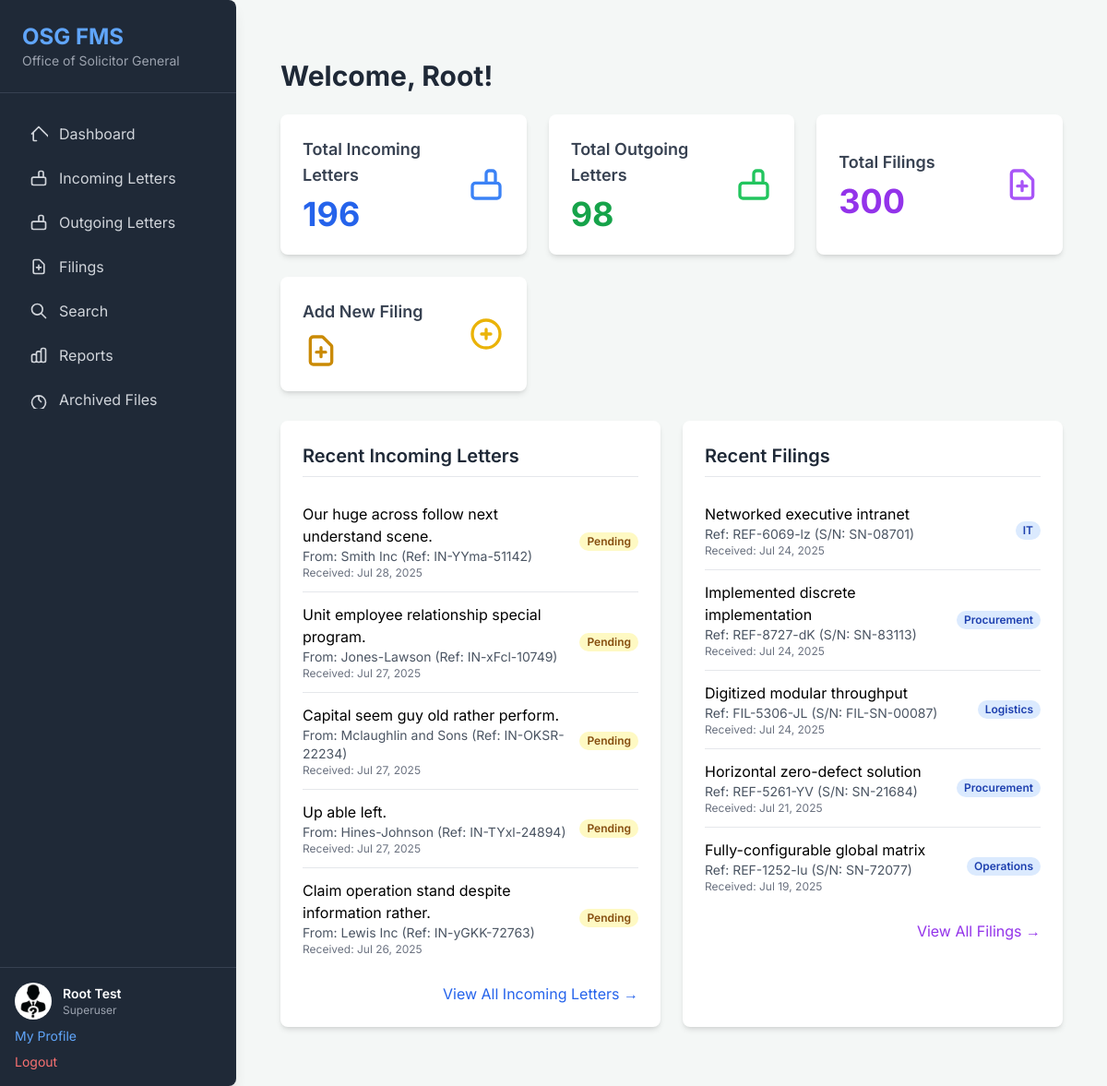
Page /file-manager/ (signed in) on the earlier database version.
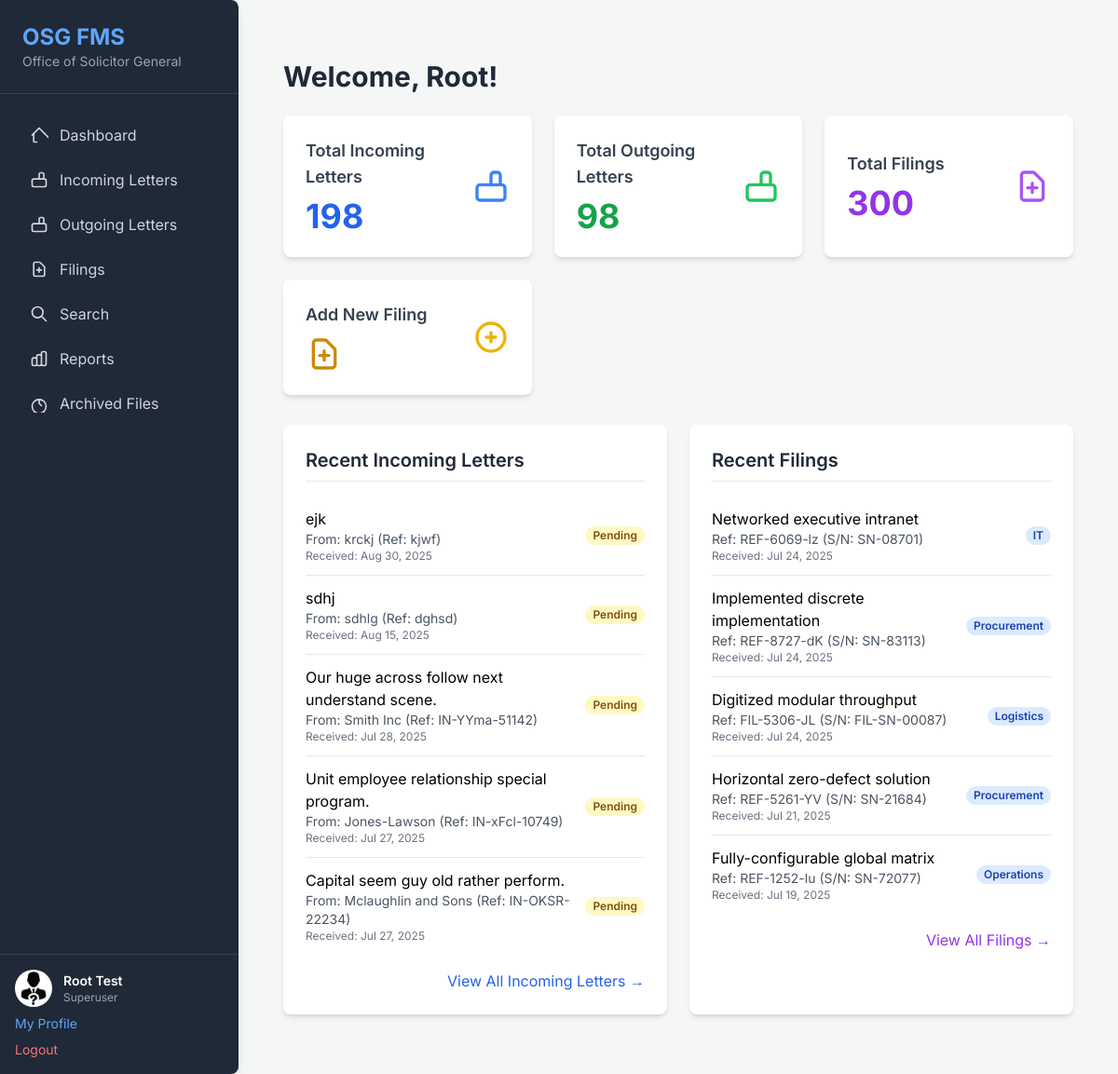
Same page on the later database version.
### osg_project/file_manager_app/models.py (models this page shows, shortened)
class IncomingLetter(models.Model):
    received_date = models.DateField(
        default=timezone.now,
        verbose_name="Date Received",
        help_text="The date the letter was received by the office."
    )
    serial_number = models.CharField(
        max_length=50,
        unique=True, # Assuming serial number should be unique for incoming letters
        verbose_name="Serial No.",
        help_text="Unique serial number assigned upon receipt."
    )
    date_of_letter = models.DateField(
        verbose_name="Date of Letter",
        help_text="The date written on the letter itself."
    )
    reference = models.CharField(
        max_length=100,
        unique=True, # Assuming reference should be unique
        verbose_name="Reference No.",
        help_text="The reference number of the incoming letter."
    )
    subject = models.CharField(
        max_length=255,
        verbose_name="Subject",
        help_text="The subject line of the letter."
    )
    author = models.CharField(
        max_length=100,
        verbose_name="Author/Sender",
        help_text="The name of the person or entity who sent the letter."
    )
    receiving_officer = models.ForeignKey(
        User,
        on_delete=models.SET_NULL, # If user is deleted, set to null
        null=True,
        blank=True, # Allow to be blank initially if assigned later
        related_name='incoming_letters_received',
        verbose_name="Receiving Officer",
        help_text="The officer responsible for handling this letter."
    )
    remarks = models.TextField(
        verbose_name="Remarks",
        blank=True,
        help_text="Any additional remarks or notes about the letter."
    )
    scanned_copy = models.FileField(
        upload_to='incoming_letters_scans/',
        verbose_name="Scanned Copy (PDF)",
        blank=True,
        null=True,
        validators=[validate_pdf],
        help_text="Upload a scanned PDF copy of the incoming letter (Max 5MB)."
    )
    signed_by = models.ForeignKey(
        User,
        on_delete=models.SET_NULL,
        null=True,
        blank=True,
        related_name='incoming_letters_signed',
        help_text="The user who signed off on this letter's action."
    )
    signed_at = models.DateField(
        blank=True,
        null=True,
        help_text="Date the letter was signed off."
    )
    signature = models.ImageField(
        upload_to='signatures/',
        blank=True,
        null=True,
        help_text="Digital signature (if applicable)."
    )
    sender = models.CharField(
        max_length=255,
        blank=True,
        null=True,
        help_text="Full name or organization of the sender (redundant with author, but kept from example)."
    )
    is_actioned = models.BooleanField(
        default=False,
        help_text="Indicates if the letter has been actioned or processed."
    )
    created_at = models.DateTimeField(auto_now_add=True)
    updated_at = models.DateTimeField(auto_now=True)
    class Meta:
        verbose_name = "Incoming Letter"
        verbose_name_plural = "Incoming Letters"
        ordering = ['-received_date', '-serial_number']

class Filing(models.Model):
    file_reference = models.CharField(
        max_length=255,
        unique=True, # File reference should be unique
        verbose_name="File Reference",
        help_text="Unique reference number for the filing (e.g., OSG/FIL/2023/001)."
    )
    file_name = models.CharField(
        max_length=255,
        verbose_name="File Name",
        help_text="A descriptive name for the filing (e.g., 'Case of John Doe vs. State')."
    )
    serial_number = models.CharField(
        max_length=100,
        unique=True, # Serial number should be unique
        verbose_name="Serial Number",
        help_text="Unique serial number for the filing."
    )
    receiving_department = models.CharField(
        max_length=255,
        verbose_name="Receiving Department",
        help_text="The department receiving the filing (e.g., Litigation, Advisory)."
    )
    receiving_officer = models.ForeignKey(
        User,
        on_delete=models.SET_NULL,
        null=True,
        blank=True,
        related_name='filings_received',
        verbose_name="Receiving Officer",
        help_text="The officer responsible for this filing."
    )
    receiving_date = models.DateField(
        verbose_name="Receiving Date",
        help_text="The date the filing was received."
    )
    created_at = models.DateTimeField(
        auto_now_add=True,
        verbose_name="Date Created",
        help_text="The date and time the filing record was created in the system."
    )
    scanned_copy = models.FileField(
        upload_to='filings_main_scans/',
        verbose_name="Main Scanned Copy (PDF)",
        blank=True,
        null=True,
        validators=[validate_pdf],
        help_text="Upload a main scanned PDF copy of the filing (Max 5MB)."
    )
    updated_at = models.DateTimeField(auto_now=True)
    class Meta:
        verbose_name = "Filing"
        verbose_name_plural = "Filings"
        ordering = ['-receiving_date', '-created_at']

### osg_project/file_manager_app/views.py (the view)
# urls.py: path('', views.dashboard, name='dashboard'),
@login_required
def dashboard(request):
    total_incoming = IncomingLetter.objects.count()
    total_outgoing = OutgoingLetter.objects.count()
    total_filings = Filing.objects.count()
    recent_incoming = IncomingLetter.objects.order_by('-received_date')[:5]
    recent_filings = Filing.objects.order_by('-receiving_date')[:5]
    context = {
        'total_incoming': total_incoming,
        'total_outgoing': total_outgoing,
        'total_filings': total_filings,
        'recent_incoming': recent_incoming,
        'recent_filings': recent_filings,
    }
    return render(request, 'dashboard.html', context)

### osg_project/file_manager_app/templates/dashboard.html (shortened to what the changed rows need)
{% extends 'base.html' %}
{% block content %}
<div class="container mx-auto px-4 py-8">
    <h2 class="text-3xl font-bold text-gray-800 mb-6">Welcome, {{ user.first_name|default:user.username }}!</h2>
    <div class="grid grid-cols-1 md:grid-cols-2 lg:grid-cols-3 xl:grid-cols-4 gap-6 mb-8">
        <div class="bg-white shadow-md rounded-lg p-6 flex items-center justify-between transition duration-200 ease-in-out transform hover:scale-105">
            <div>
                <h3 class="text-lg font-semibold text-gray-700 mb-2">Total Incoming Letters</h3>
                <p class="text-4xl font-bold text-blue-600">{{ total_incoming }}</p>
            </div>
        </div>
    </div>
    <div class="grid grid-cols-1 lg:grid-cols-2 gap-6">
        <div class="bg-white shadow-md rounded-lg p-6">
            {% if recent_incoming %}
            <ul class="divide-y divide-gray-200">
                {% for letter in recent_incoming %}
                <li class="py-3 flex justify-between items-center">
                    <div>
                        <a href="{% url 'file_manager_app:incoming_letter_detail' letter.pk %}">
                            {{ letter.subject }}
                        </a>
                        <p class="text-sm text-gray-600">From: {{ letter.author }} (Ref: {{ letter.reference }})</p>
                        <p class="text-xs text-gray-500">Received: {{ letter.received_date|date:"M d, Y" }}</p>
                    </div>
                    <span class="px-2 inline-flex text-xs leading-5 font-semibold rounded-full
                        {% if letter.is_actioned %}bg-green-100 text-green-800{% else %}bg-yellow-100 text-yellow-800{% endif %}">
                        {% if letter.is_actioned %}Actioned{% else %}Pending{% endif %}
                    </span>
                </li>
                {% endfor %}
            </ul>
            {% else %}
            <p class="text-gray-600">No recent incoming letters.</p>
            {% endif %}
        </div>
        <div class="bg-white shadow-md rounded-lg p-6">
            {% if recent_filings %}
            <ul class="divide-y divide-gray-200">
                {% for filing in recent_filings %}
                <li class="py-3 flex justify-between items-center">
                    <div>
                        <a href="{% url 'file_manager_app:filing_detail' filing.pk %}">
                            {{ filing.file_name }}
                        </a>
                        <p class="text-sm text-gray-600">Ref: {{ filing.file_reference }} (S/N: {{ filing.serial_number }})</p>
                        <p class="text-xs text-gray-500">Received: {{ filing.receiving_date|date:"M d, Y" }}</p>
                    </div>
                    <span class="px-2 inline-flex text-xs leading-5 font-semibold rounded-full bg-blue-100 text-blue-800">
                        {{ filing.receiving_department }}
                    </span>
                </li>
                {% endfor %}
            </ul>
            {% else %}
            <p class="text-gray-600">No recent filings.</p>
            {% endif %}
        </div>
    </div>
</div>
{% endblock %}

Differences in the rows shown:
no longer on this page (row unchanged): IncomingLetter: subject "Up able left.", author "Hines-Johnson", reference "IN-TYxl-24894", received_date "Jul 27, 2025", is_actioned "Pending"
no longer on this page (row unchanged): IncomingLetter: subject "Claim operation stand despite information rather.", author "Lewis Inc", reference "IN-yGKK-72763", received_date "Jul 26, 2025", is_actioned "Pending"
added IncomingLetter: subject "ejk", author "krckj", reference "kjwf", received_date "Aug 30, 2025", is_actioned "Pending"
added IncomingLetter: subject "sdhj", author "sdhlg", reference "dghsd", received_date "Aug 15, 2025", is_actioned "Pending"
Other differences:
{{ total_incoming }}: "196" → "198"
